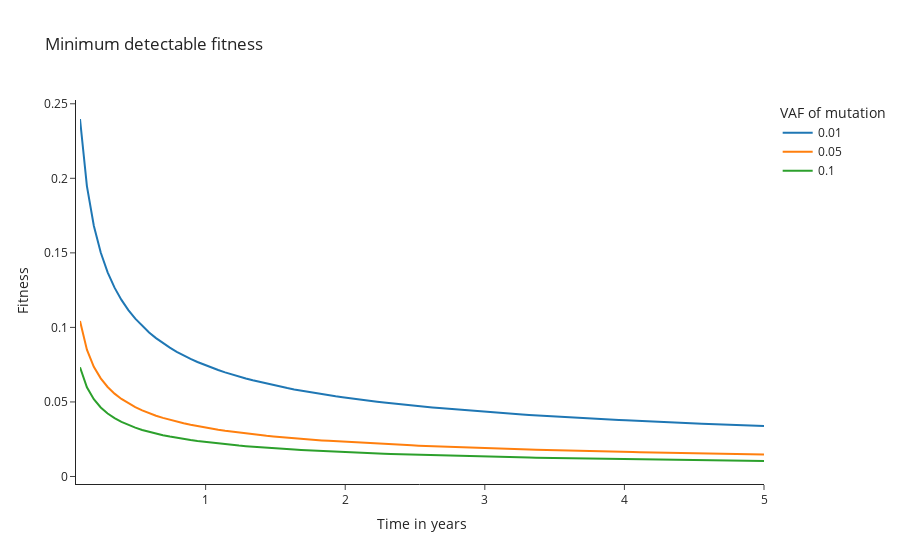

Notebook cell for this chart:
### Markdown cell above
## Minimum fitness

### Code cell
time_range = np.linspace(0.1, 5, 100)
vaf_range = [0.01, 0.05, 0.1 ]

fig = go.Figure()

for vaf in vaf_range:
    min_fitness = []
    for t in time_range:
        fitness_range = np.linspace(0.01,0.5, 10_000)

        fluctuations = fitness_evolution_low_std(t,
                                                fitness=fitness_range,
                                                vaf=vaf)
        difference = fluctuations - vaf
        index = [i for i, x in enumerate(difference) if x > 0]

        min_fitness.append(fitness_range[index[0]])

    fig.add_trace(
        go.Scatter(x=time_range, y=min_fitness, name=vaf))

fig.update_layout(title='Minimum detectable fitness',
                  xaxis_title='Time in years',
                  yaxis_title='Fitness',
                  legend=dict(title='VAF of mutation'),
                  margin=dict(pad=4))
fig.show()
fig.write_image(path + 'minimum_detectable fitness.png', scale=10)
fig.write_image(path + 'minimum_detectable fitness.svg' )
